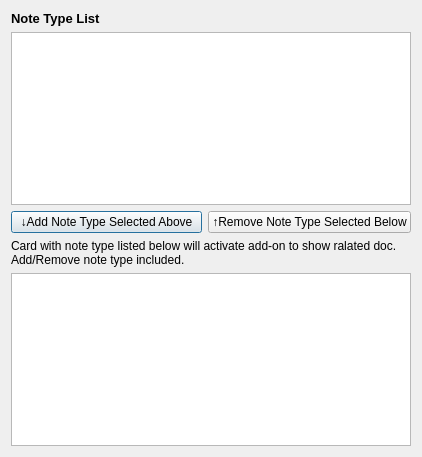
<?xml version="1.0" encoding="UTF-8"?>
<ui version="4.0">
 <class>note_type_setting_dialog</class>
 <widget class="QDialog" name="note_type_setting_dialog">
  <property name="geometry">
   <rect>
    <x>0</x>
    <y>0</y>
    <width>422</width>
    <height>457</height>
   </rect>
  </property>
  <property name="windowTitle">
   <string>Set Note Type to Relate</string>
  </property>
  <property name="locale">
   <locale language="English" country="UnitedStates"/>
  </property>
  <layout class="QVBoxLayout" name="verticalLayout_2">
   <item>
    <layout class="QVBoxLayout" name="verticalLayout">
     <item>
      <widget class="QLabel" name="label">
       <property name="font">
        <font>
         <pointsize>10</pointsize>
         <weight>75</weight>
         <bold>true</bold>
        </font>
       </property>
       <property name="text">
        <string>Note Type List</string>
       </property>
      </widget>
     </item>
     <item>
      <widget class="QListWidget" name="all_note_type_listWidget"/>
     </item>
     <item>
      <layout class="QHBoxLayout" name="horizontalLayout_2">
       <item>
        <widget class="QPushButton" name="add_note_type_button">
         <property name="text">
          <string>↓Add Note Type Selected Above</string>
         </property>
        </widget>
       </item>
       <item>
        <widget class="QPushButton" name="remove_note_type_button">
         <property name="text">
          <string>↑Remove Note Type Selected Below</string>
         </property>
        </widget>
       </item>
      </layout>
     </item>
     <item>
      <widget class="QLabel" name="label_2">
       <property name="text">
        <string>Card with note type listed below will activate add-on to show ralated doc. Add/Remove note type included.</string>
       </property>
       <property name="wordWrap">
        <bool>true</bool>
       </property>
      </widget>
     </item>
     <item>
      <widget class="QListWidget" name="target_note_type_listWidget"/>
     </item>
    </layout>
   </item>
  </layout>
 </widget>
 <resources>
  <include location="myRes.qrc"/>
 </resources>
 <connections/>
</ui>
